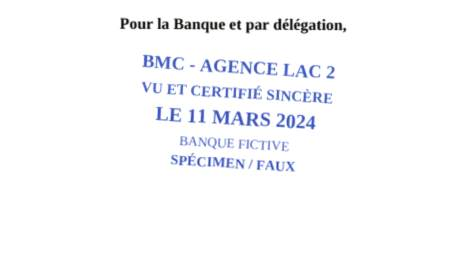
#> input picture fraud_detection/data/stamp_dataset_v2/dataset_all/balance/stamp_crops/balance_0002_reference.jpg, 475 x 263 px; its folder holds only this picture in this run
$ python train_stamps.py
#> lines starting #> are read from the running program, lines starting #| are printed output that depends on the picture; after the words box and inside, x2 and y2 are one past the last pixel; in counts of white or black regions, pixels touching at a corner belong together
#> in _load_rgb, returned value is the input picture: shape (263, 475, 3); mean R, G, B 248.6, 249.1, 250.9
### fraud_detection/documents/stamp_verifier.py
"""Supervised stamp check: one enrolled genuine crop versus a later crop.

Training uses labeled pairs. A pair is genuine when the later crop is the same
stamp (another copy, a scan, or light noise). A pair is fake when the later
crop is a counterfeit or a different stamp. The label is known for every pair,
so this is supervised learning. An unsupervised model would only look for
odd pixels and would not be taught which differences are forgeries.

The live store does not contain those training stamps. A user enrolls one
genuine crop, and this model judges the next document against that crop.
"""

from __future__ import annotations

import io
from dataclasses import dataclass

import numpy as np
from PIL import Image

_CANVAS = 96
_ANGLES = tuple(range(-16, 17, 4))
_SHIFTS = (-8, -4, 0, 4, 8)
_BLOCK = 8

FEATURE_NAMES: tuple[str, ...] = (
    "width_ratio",
    "height_ratio",
    "area_ratio",
    "aspect_gap",
    "density_gap",
    "best_ncc",
    "best_mae",
    "best_ink_cosine",
    "chroma_mae",
    "rgb_mae",
    "block_mean",
    "block_std",
    "block_max",
    "horiz_corr",
    "vert_corr",
    "radial_corr",
    "hist_corr",
    "edge_gap",
    "local_mean",
    "local_min",
    *[f"hu_{index}" for index in range(7)],
    *[f"block_{index}" for index in range(_BLOCK * _BLOCK)],
    *[f"local_{index}" for index in range(_BLOCK * _BLOCK)],
)


def _as_rgb(image: np.ndarray) -> np.ndarray:
    array = np.asarray(image)
    if array.ndim == 2:
        return np.stack([array, array, array], axis=-1).astype(np.uint8)
    if array.shape[-1] == 4:
        array = array[:, :, :3]
    return array.astype(np.uint8)


def _luminance(rgb: np.ndarray) -> np.ndarray:
    channels = rgb.astype(np.float32)
    return 0.299 * channels[:, :, 0] + 0.587 * channels[:, :, 1] + 0.114 * channels[:, :, 2]
#> returned value: shape (263, 475) float32


def _foreground(lum: np.ndarray) -> np.ndarray:
    bright = float(np.percentile(lum, 92))
    dark = float(np.percentile(lum, 8))
    if bright - dark < 25:
        return lum < 160
    return lum < (bright + dark) / 2.0


def _shift(image: np.ndarray, dy: int, dx: int) -> np.ndarray:
    out = np.full_like(image, 255)
    height, width = image.shape[:2]
    y0, y1 = max(0, dy), min(height, height + dy)
    x0, x1 = max(0, dx), min(width, width + dx)
    sy0, sy1 = max(0, -dy), min(height, height - dy)
    sx0, sx1 = max(0, -dx), min(width, width - dx)
    out[y0:y1, x0:x1] = image[sy0:sy1, sx0:sx1]
    return out


def _rotate(image: np.ndarray, degrees: float) -> np.ndarray:
    if degrees == 0:
        return image
    rotated = Image.fromarray(image, mode="RGB").rotate(
        degrees,
        resample=Image.Resampling.BILINEAR,
        fillcolor=(255, 255, 255),
    )
    return np.asarray(rotated, dtype=np.uint8)


def _hu(binary: np.ndarray) -> np.ndarray:
    height, width = binary.shape
    yy, xx = np.mgrid[0:height, 0:width]
    weights = binary.astype(np.float64)
    m00 = float(weights.sum()) + 1e-8
    cx = float((xx * weights).sum()) / m00
    cy = float((yy * weights).sum()) / m00
    x = xx - cx
    y = yy - cy
    mu20 = float((x**2 * weights).sum())
    mu02 = float((y**2 * weights).sum())
    mu11 = float((x * y * weights).sum())
    mu30 = float((x**3 * weights).sum())
    mu03 = float((y**3 * weights).sum())
    mu12 = float((x * (y**2) * weights).sum())
    mu21 = float(((x**2) * y * weights).sum())
    n20, n02, n11 = mu20 / m00**2, mu02 / m00**2, mu11 / m00**2
    n30, n03 = mu30 / m00**2.5, mu03 / m00**2.5
    n12, n21 = mu12 / m00**2.5, mu21 / m00**2.5
    h1 = n20 + n02
    h2 = (n20 - n02) ** 2 + 4 * n11**2
    h3 = (n30 - 3 * n12) ** 2 + (3 * n21 - n03) ** 2
    h4 = (n30 + n12) ** 2 + (n21 + n03) ** 2
    h5 = (n30 - 3 * n12) * (n30 + n12) * ((n30 + n12) ** 2 - 3 * (n21 + n03) ** 2) + (3 * n21 - n03) * (
        n21 + n03
    ) * (3 * (n30 + n12) ** 2 - (n21 + n03) ** 2)
    h6 = (n20 - n02) * ((n30 + n12) ** 2 - (n21 + n03) ** 2) + 4 * n11 * (n30 + n12) * (n21 + n03)
    h7 = (3 * n21 - n03) * (n30 + n12) * ((n30 + n12) ** 2 - 3 * (n21 + n03) ** 2) - (n30 - 3 * n12) * (
        n21 + n03
    ) * (3 * (n30 + n12) ** 2 - (n21 + n03) ** 2)
    raw = np.array([h1, h2, h3, h4, h5, h6, h7], dtype=np.float64)
    return np.sign(raw) * np.log1p(np.abs(raw))


def _radial(binary: np.ndarray) -> np.ndarray:
    height, width = binary.shape
    yy, xx = np.mgrid[0:height, 0:width]
    radius = np.sqrt((yy - (height - 1) / 2) ** 2 + (xx - (width - 1) / 2) ** 2)
    radius = radius / (float(radius.max()) + 1e-6)
    profile = np.zeros(8, dtype=np.float32)
    edges = np.linspace(0, 1, 9)
    flat = binary.astype(np.float32)
    for index in range(8):
        upper = radius <= edges[index + 1] if index == 7 else radius < edges[index + 1]
        selected = (radius >= edges[index]) & upper
        if selected.any():
            profile[index] = float(flat[selected].mean())
    return profile


def _histogram(lum: np.ndarray) -> np.ndarray:
    counts, _ = np.histogram(lum, bins=16, range=(0, 255))
    counts = counts.astype(np.float32)
    total = float(counts.sum()) + 1e-6
    return counts / total


def _edge_energy(lum: np.ndarray) -> float:
    gy = np.abs(np.diff(lum.astype(np.float32), axis=0)).mean()
    gx = np.abs(np.diff(lum.astype(np.float32), axis=1)).mean()
    return float(gx + gy)


def _corr(left: np.ndarray, right: np.ndarray) -> float:
    a = left.astype(np.float32).reshape(-1)
    b = right.astype(np.float32).reshape(-1)
    a = a - a.mean()
    b = b - b.mean()
    denom = float(np.linalg.norm(a) * np.linalg.norm(b))
    if denom < 1e-6:
        return 0.0
    return float(np.dot(a, b) / denom)


@dataclass
class PreparedStamp:
    width: int
    height: int
    area: int
    aspect: float
    density: float
    canvas: np.ndarray
    rotations: dict[int, np.ndarray]
    histogram: np.ndarray
    hu: np.ndarray
    edge: float
    ink: int


def _ink_mask(rgb: np.ndarray) -> np.ndarray:
    """Prefer colored stamp ink so nearby black text is not part of the crop."""
    red = rgb[:, :, 0].astype(np.int16)
    green = rgb[:, :, 1].astype(np.int16)
    blue = rgb[:, :, 2].astype(np.int16)
    chroma = np.maximum(np.maximum(red, green), blue) - np.minimum(np.minimum(red, green), blue)
    lum = _luminance(rgb)
    colored = (chroma >= 24) & (lum < 245)
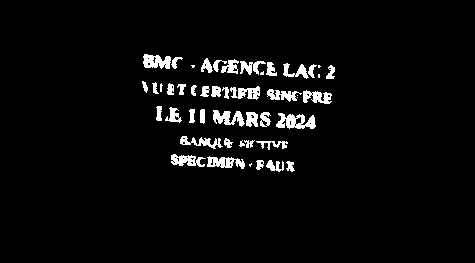
#> colored: shape (263, 475) bool; 4.1% white; 47 white regions (8 under 20 px), largest, box (x1, y1, x2, y2) and area: (276, 113, 316, 129) 390, (213, 110, 245, 127) 300, (143, 54, 171, 69) 295
    if int(colored.sum()) >= 40:
        return colored
    return _foreground(lum)


def prepare_stamp(image: np.ndarray) -> PreparedStamp | None:
    rgb = _as_rgb(image)
    lum = _luminance(rgb)
    mask = _ink_mask(rgb)
    if int(mask.sum()) < 15:
        return None
    ys, xs = np.nonzero(mask)
#> ys = 5089 values from 54 to 171; xs = 5089 values, max 334 at index 778, min 142 at index 1308, mean 236.9
    crop = rgb[ys.min() : ys.max() + 1, xs.min() : xs.max() + 1]
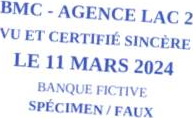
#> crop: shape (118, 193, 3); mean R, G, B 229.9, 233.1, 242.6
    height, width = crop.shape[:2]
    area = int(mask.sum())
#> area = 5089
    canvas = np.asarray(Image.fromarray(crop, mode="RGB").resize((_CANVAS, _CANVAS), Image.Resampling.BILINEAR), dtype=np.uint8)
    canvas_lum = _luminance(canvas)
#> in _luminance (call 3), `return 0.299 * channels[:, :, 0] + 0.587 * channels[:, :, 1] + 0.114 *..`:
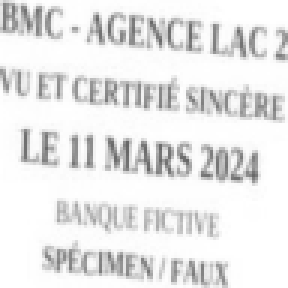
#> returned value: shape (96, 96) float32 (shown 3 times larger); min 102.3, max 255, mean 233.2
    binary = _foreground(canvas_lum)
#> in _foreground, `bright = float(np.percentile(lum, 92))`: bright = 255
#> in _foreground, `dark = float(np.percentile(lum, 8))`: dark = 167.4
#> in _foreground, `return lum < (bright + dark) / 2.0`:
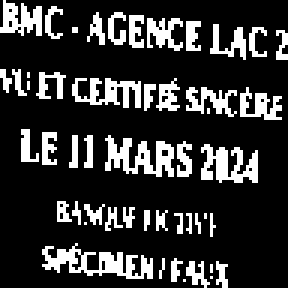
#> returned value: shape (96, 96) bool (shown 3 times larger); 20.1% white in thin lines or dots
    rotations = {angle: canvas if angle == 0 else _rotate(canvas, angle) for angle in _ANGLES}
#> in _rotate (call 8), `rotated = Image.fromarray(image, mode="RGB").rotate( degrees, resample..`:
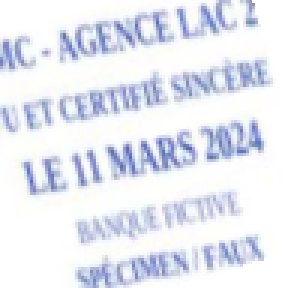
#> rotated: PIL image 96x96 RGB (shown 3 times larger); mean R, G, B 230.9, 233.9, 242.8
#> rotations = 9 items
    return PreparedStamp(
        width=int(width),
        height=int(height),
        area=area,
        aspect=width / max(1, height),
        density=area / max(1, width * height),
        canvas=canvas,
        rotations=rotations,
        histogram=_histogram(canvas_lum),
        hu=_hu(binary),
        edge=_edge_energy(canvas_lum),
        ink=area,
    )
#> in _histogram, `counts, _ = np.histogram(lum, bins=16, range=(0, 255))`: counts = [0, 0, 0, 0, 0, 0, 32, 113, 227, 245, 260, 354, 495, 551, 705, 6234]
#> in _histogram, `total = float(counts.sum()) + 1e-6`: total = 9216
#> in _hu, `height, width = binary.shape`: height = 96
#> in _hu, `yy, xx = np.mgrid[0:height, 0:width]`:
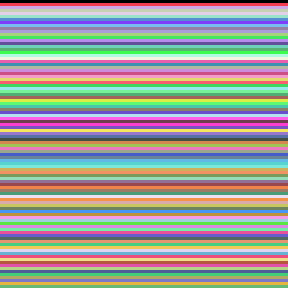
#> yy: shape (96, 96) int64 (shown 3 times larger); 96 distinct labels, from 0 to 95; one colour per label, 0 black
#> in _hu, `yy, xx = np.mgrid[0:height, 0:width]`:
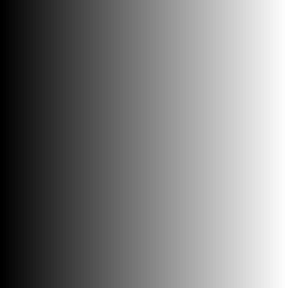
#> xx: shape (96, 96) int64 (shown 3 times larger); min 0, max 95, mean 47.5; drawn with min black and max white
#> in _hu, `m00 = float(weights.sum()) + 1e-8`: m00 = 1849
#> (the rest of the program and of its run is left out)
